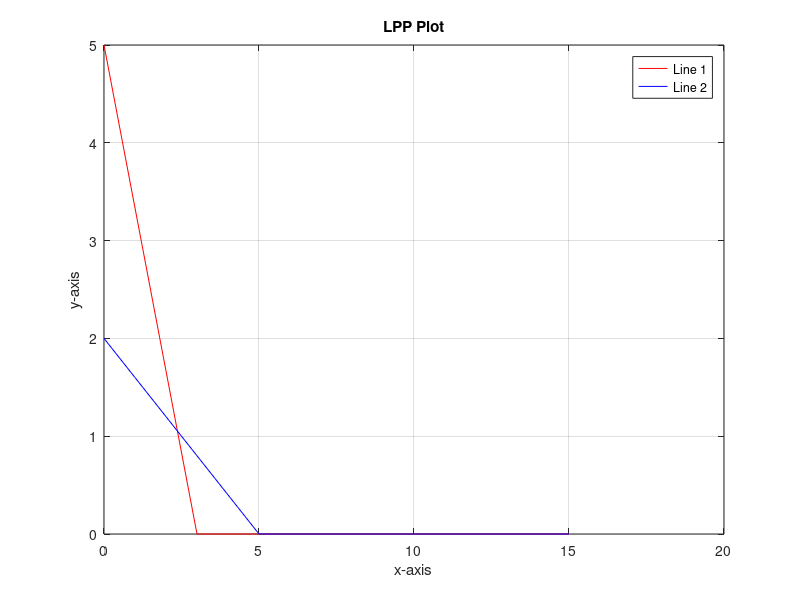

MATLAB code to generate this figure: (Note: this script raises an error after producing the figure.)
clc;
c = [5 3];
A = [3 5; 5 2];
b = [15; 10];
x = 0:1:max(b);
y1 = ((15 - A(1,2)*x)/A(1,1));
y2 = ((10 - A(2,2)*x)/A(2,1));
y1 =  max(0,y1);
y2 =  max(0,y2);
plot(x, y1, "r", x, y2, "b");
title("LPP Plot");
xlabel("x-axis");
ylabel("y-axis");
legend("Line 1", "Line 2");
grid on;
py1 = find(y1 == 0);
py2 = find(y2 == 0);
px = find(x == 0);
line1 = [x(:,[py1 px]);y1(:,[py1 px])]';
line2 = [x(:,[py2 px]);y2(:,[py2 px])]';
corPt = unique([line1; line2], 'rows');
%finding intersection points of lines
pt = [0; 0];
for i = 1:size(A, 1)
    A1 = A(i,:);
    B1 = b(i,:);
    for j = i+1:size(A,1)
        A2 = A(j,:);
        B2 = b(j,:);
        A4 = [A1;A2];
        B4 = [B1;B2];
        % X = A4/B4
        X = inv(A4) * B4;
        pt = [pt X];
    end
end
ptt = pt';
allpts = [ptt; corPt];
points = unique(allpts, 'rows');
%corner points of feasible region
PT = constraint(points);
P = unique(PT, 'rows');
%compute obj fxn
FX = sum(P .* c, 2);
Vert_Fns = [P, FX];
%Find optimal value
[fxval,indfx] = max(FX);
optval = Vert_Fns(indfx,:);
optimal_BFS = array2table(optval, 'VariableNames',{'x1', 'x2', 'ObjectiveFunctionValue'});
%display optimal solution
disp('Optimal Solution: ');
disp(optimal_BFS);
%display optimal objective function value
disp('Optimal Obejctive Function Value: ');
disp(fxval);